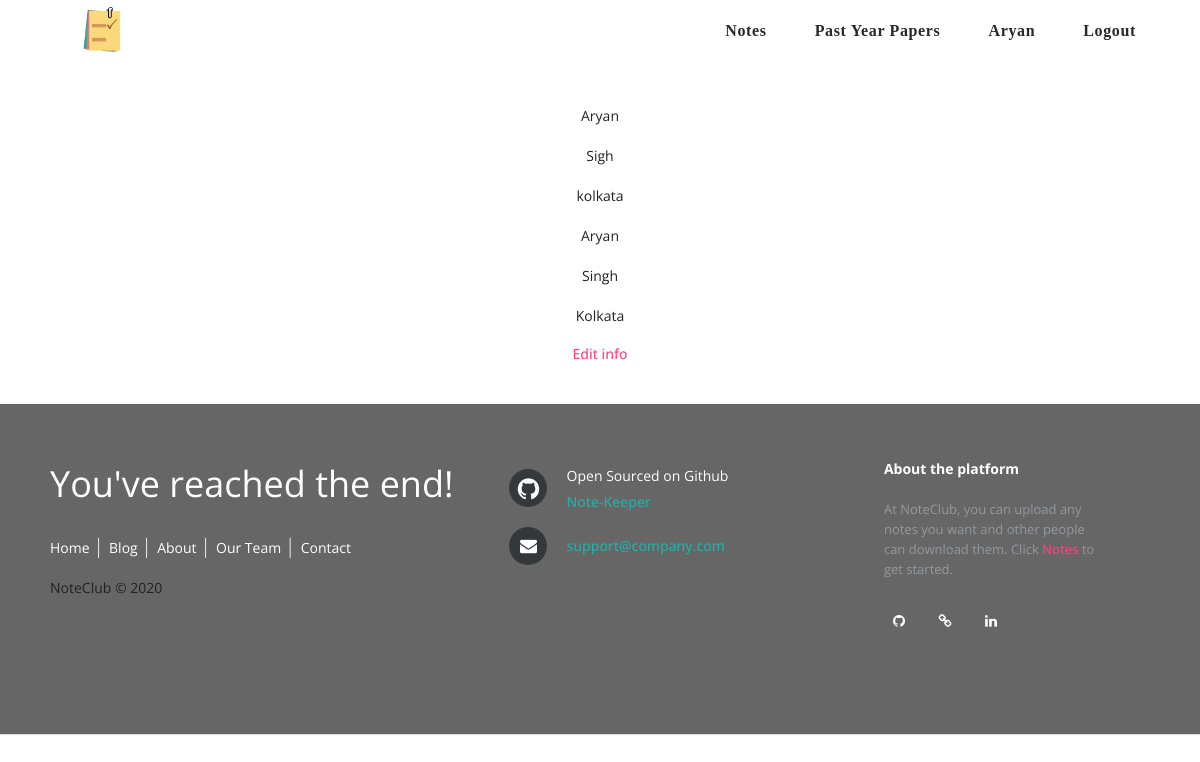
/profile/ (signed in), run on the app's committed database.
### main/models.py (models this page shows, shortened)
class UserProfile(models.Model):
	first_name = models.CharField(max_length = 100)
	last_name = models.CharField(max_length = 100)
	city = models.CharField(max_length=100)
	country = models.CharField(max_length=100, default='India')

### main/views.py (the view)
# urls.py: path('profile/', views.edit_user, name = "profile"),
def edit_user(request):
	return render(request = request,
                  template_name = "main/profile.html",
                  context = {"userpro": UserProfile.objects.all})

### main/templates/main/profile.html (shortened to what this page needs)
{% extends 'main/header.html' %}
    {% block content %}
        <div class = "text">
            {% for users in userpro %}
                <p>{{ users.first_name }}</p>
                <p>{{ users.last_name }}</p>
                <p>{{ users.city }}</p>
            {% endfor %}
            <a class = "edit" href="/profile/info">Edit info</a>
        </div>
    {% endblock %}

### main/templates/main/includes/navbar.html (shortened to what this page needs)
{% load static %}
        <header class="mdl-layout__header--transparent">
            <div class="mdl-layout__header-row">
                <span class="mdl-layout-title">
                    <a href = "/"><img class = "logo-actual" src = "{% static 'images/logo.png' %}"></a>
                </span>
                <nav class="mdl-navigation mdl-layout--large-screen-only">
                    <a class="mdl-navigation__link" href="/notes"><h6>Notes</h6></a>
                    <a class="mdl-navigation__link" href="/past-year-papers"><h6>Past Year Papers</h6></a>
                    {% if user.is_authenticated %}
                        <a class="mdl-navigation__link"><h6>{{user.username|title}}</h6></a>
                        <a class="mdl-navigation__link" href="/logout"><h6>Logout</h6></a>
                    {% else %}
                        <a class="mdl-navigation__link" href="/register"><h6>Register</h6></a>
                        <a class="mdl-navigation__link" href="/login"><h6>Sign in</h6></a>
                    {% endif %}
                </nav>
            </div>
        </header>

### main/static/main/css/random-styling.css (style rules this page uses)
.logo-actual { padding-bottom: 20px; width: 45px; }
.mdl-layout .mdl-layout__header--transparent { background-color: white; }
h6 { color: #0C090A; font-family: Gadget; font-weight: 550; padding-bottom: 10px; }

### main/static/main/css/footer.css (style rules this page uses)
* { font-family: Open Sans; }

### main/templates/main/header.html (style rules this page uses)
.mdl-layout .mdl-layout__header--transparent { background-color: white; }
h6 { padding-bottom: 10px; }
.logo-actual { padding-bottom: 5px; width: 45px; }

### main/templates/main/profile.html (style rules this page uses)
.text { text-align: center; }

### data on the page
UserProfile: first_name "Aryan", last_name "Sigh", city "kolkata"
UserProfile: first_name "Aryan", last_name "Singh", city "Kolkata"

### other printed values
{{ user.username|title }} "Aryan"
